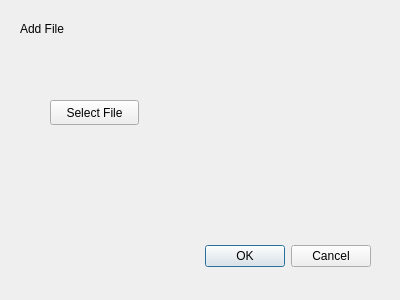
<?xml version="1.0" encoding="UTF-8"?>
<ui version="4.0">
 <class>Dialog</class>
 <widget class="QDialog" name="Dialog">
  <property name="geometry">
   <rect>
    <x>0</x>
    <y>0</y>
    <width>400</width>
    <height>300</height>
   </rect>
  </property>
  <property name="windowTitle">
   <string>Dialog</string>
  </property>
  <widget class="QDialogButtonBox" name="buttonBox">
   <property name="geometry">
    <rect>
     <x>30</x>
     <y>240</y>
     <width>341</width>
     <height>32</height>
    </rect>
   </property>
   <property name="orientation">
    <enum>Qt::Horizontal</enum>
   </property>
   <property name="standardButtons">
    <set>QDialogButtonBox::Cancel|QDialogButtonBox::Ok</set>
   </property>
  </widget>
  <widget class="QLabel" name="label">
   <property name="geometry">
    <rect>
     <x>20</x>
     <y>20</y>
     <width>67</width>
     <height>17</height>
    </rect>
   </property>
   <property name="text">
    <string>Add File</string>
   </property>
  </widget>
  <widget class="QPushButton" name="pushButton">
   <property name="geometry">
    <rect>
     <x>50</x>
     <y>100</y>
     <width>89</width>
     <height>25</height>
    </rect>
   </property>
   <property name="text">
    <string>Select File</string>
   </property>
  </widget>
 </widget>
 <resources/>
 <connections>
  <connection>
   <sender>buttonBox</sender>
   <signal>accepted()</signal>
   <receiver>Dialog</receiver>
   <slot>accept()</slot>
   <hints>
    <hint type="sourcelabel">
     <x>248</x>
     <y>254</y>
    </hint>
    <hint type="destinationlabel">
     <x>157</x>
     <y>274</y>
    </hint>
   </hints>
  </connection>
  <connection>
   <sender>buttonBox</sender>
   <signal>rejected()</signal>
   <receiver>Dialog</receiver>
   <slot>reject()</slot>
   <hints>
    <hint type="sourcelabel">
     <x>316</x>
     <y>260</y>
    </hint>
    <hint type="destinationlabel">
     <x>286</x>
     <y>274</y>
    </hint>
   </hints>
  </connection>
 </connections>
</ui>
